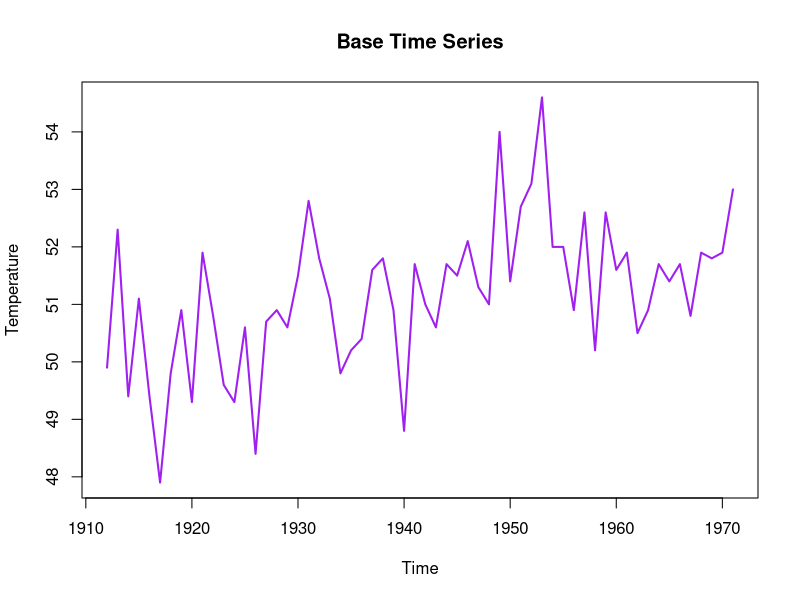
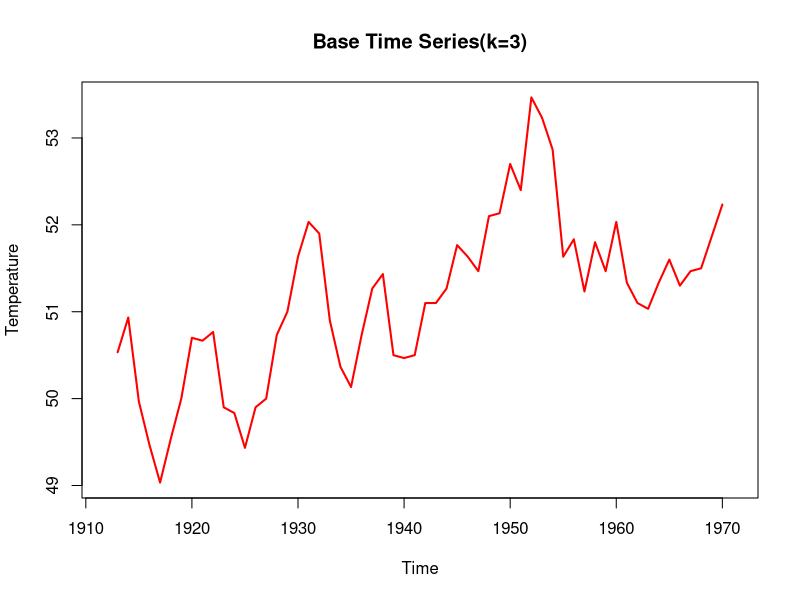
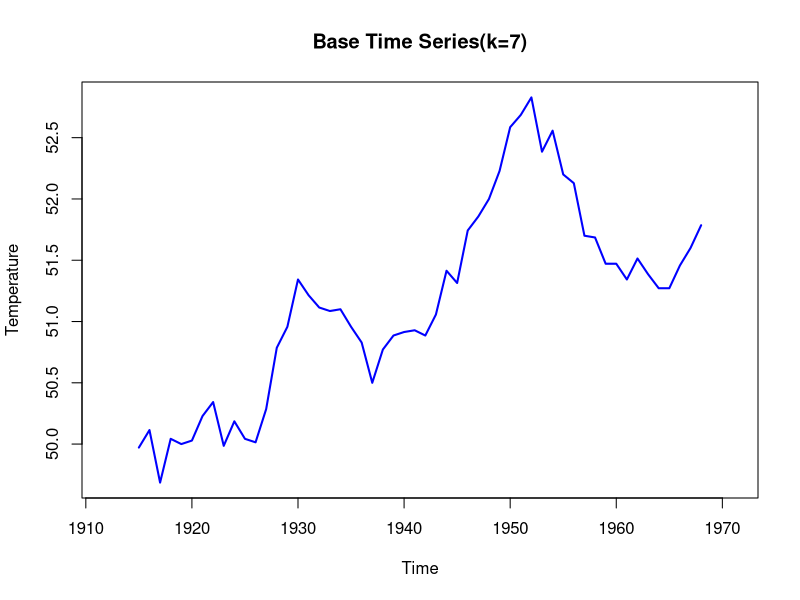
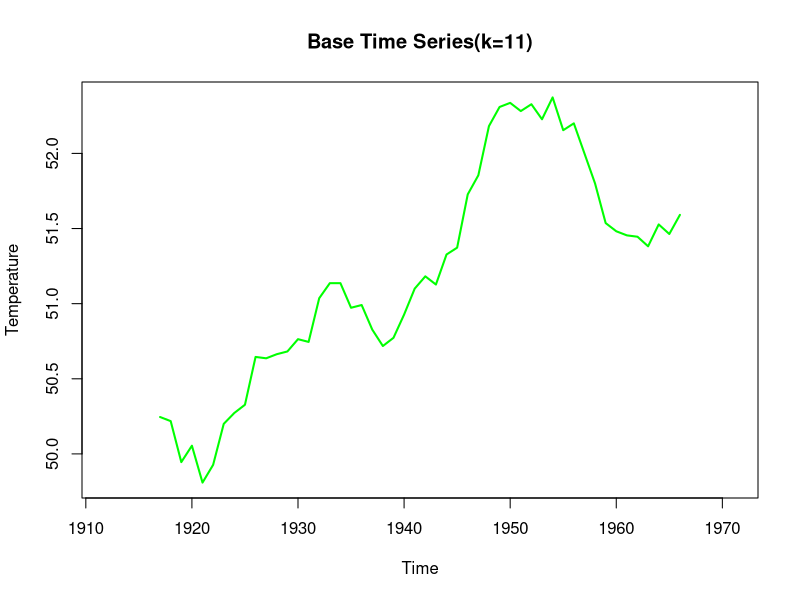

Recreate these plots in R, in order.
# 평활법
# 평균을 취해서 시계열 데이터의 노이즈를 제거, 감소시켜서
# 데이터의 품질을 높이는 방법

# 평활법의 종류로는 이동평균법, 지수평활법 등이 있다.

# 이동평균법
# 매 시점에서 직전 N개의 데이터 평균을 산출하여, 다음 시점의 예측치로 사용
# 즉 과거로부터 현재까지의 시계열 자료를 대상으로 일정기간별 이동평균을계산
# 이들의 추세를 파악하여 다음 기간을 예측하는 방법

# 이동평균법의 특징
# - 간단하고 쉽게 미래 예측 가능
# - 특정 기간에 속하는 시계열에 대해서는 동일한 가중치 부여
# - 일반적으로 시계열 자료에 뚜렷한 추세가 있거나 불규칙변동이 심하지 않은 경우
# ~ 짧은 기간의 평균을 사용, 반대로 불규칙변동이 심한 경우 긴 기간의 평균을 사용
# - N값이 커질수록 좀 더 수평적인 모습을 보임
# => 이동평균법에서 가장 중요한 것은 적절한 기간의 N의 개수를 지정하는 것.

# R 내장 데이터 사용 ( 뉴해븐 지역의 연 평균 기온 )
nhtemp

# plot 그리기
plot(nhtemp, col = 'purple', lwd = 2,
     ylab = 'Temperature', main = 'Base Time Series')


library(forecast)

# N = 3일 때
ma(nhtemp, 3)

plot(ma(nhtemp, 3), col='red', lwd=2,
     ylab = 'Temperature', main = 'Base Time Series(k=3)')
plot(ma(nhtemp, 7), col='blue', lwd=2,
     ylab= 'Temperature', main = 'Base Time Series(k=7)')
plot(ma(nhtemp, 11), col='green', lwd=2,
     ylab = 'Temperature', main = 'Base Time Series(k=11)')


# ma 함수의 N 값을 크게 줄수록 곡선이 완만해지면서 우상향에 가까워짐